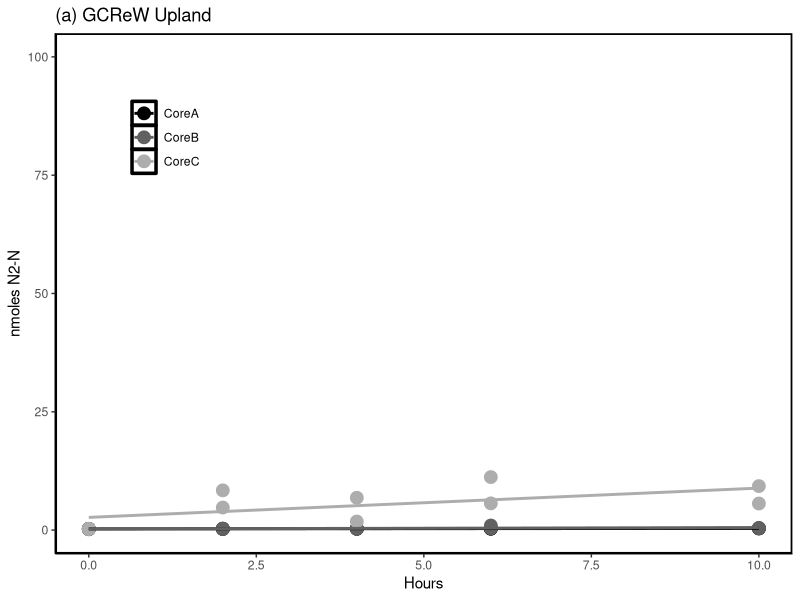
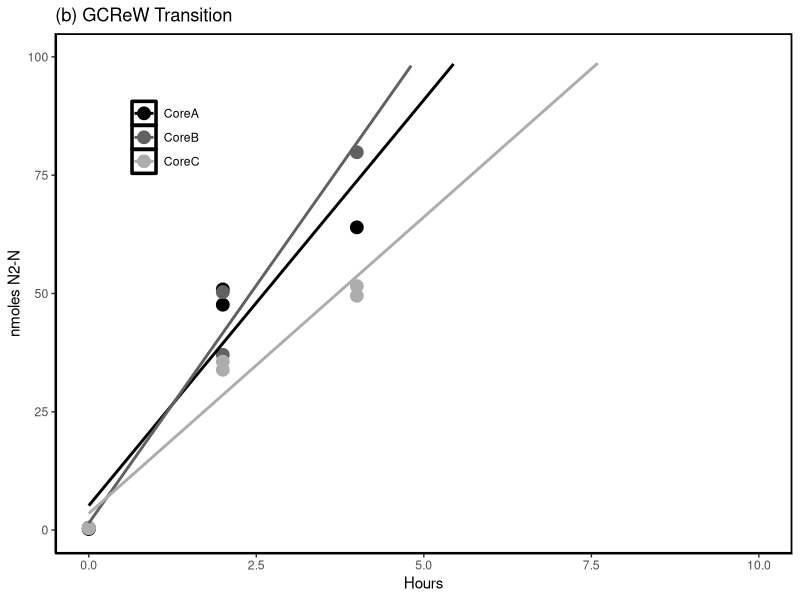
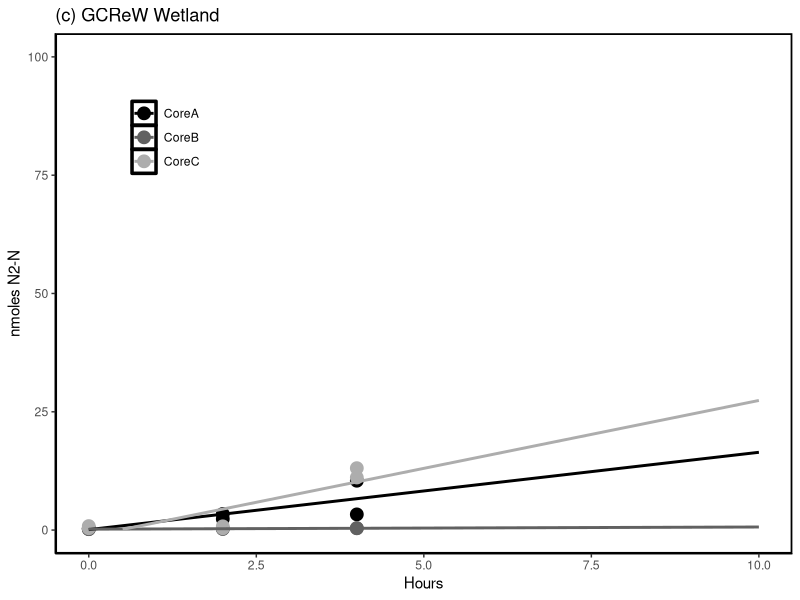
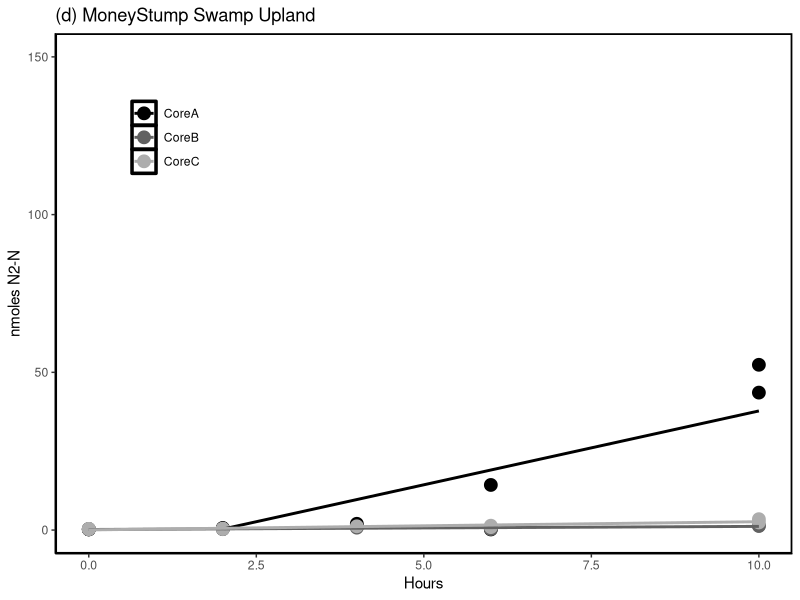
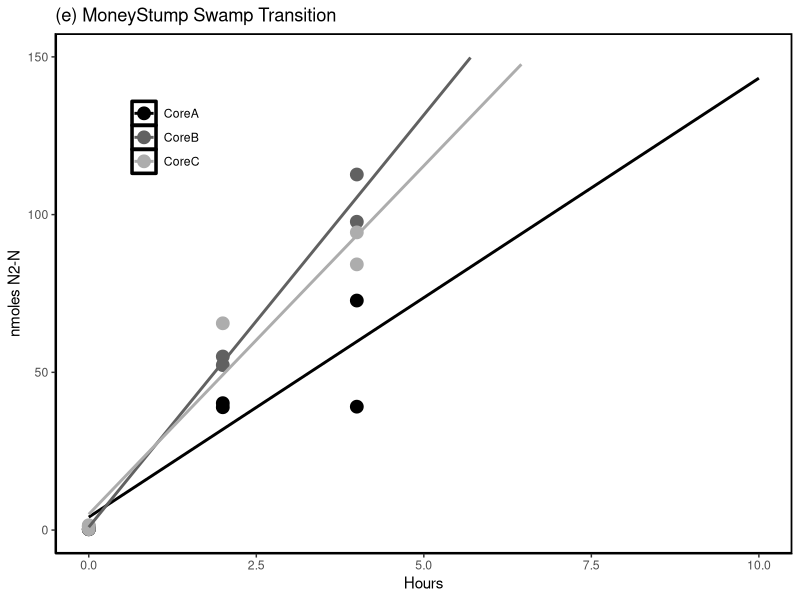
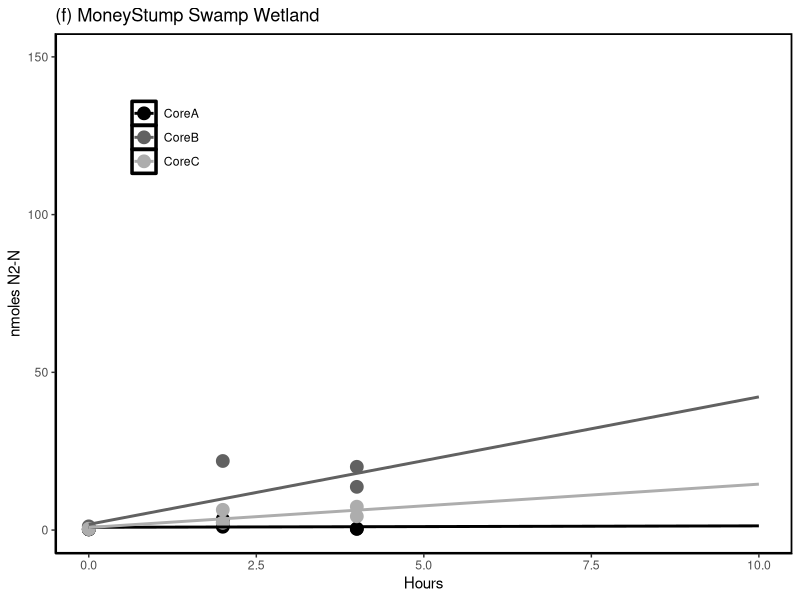
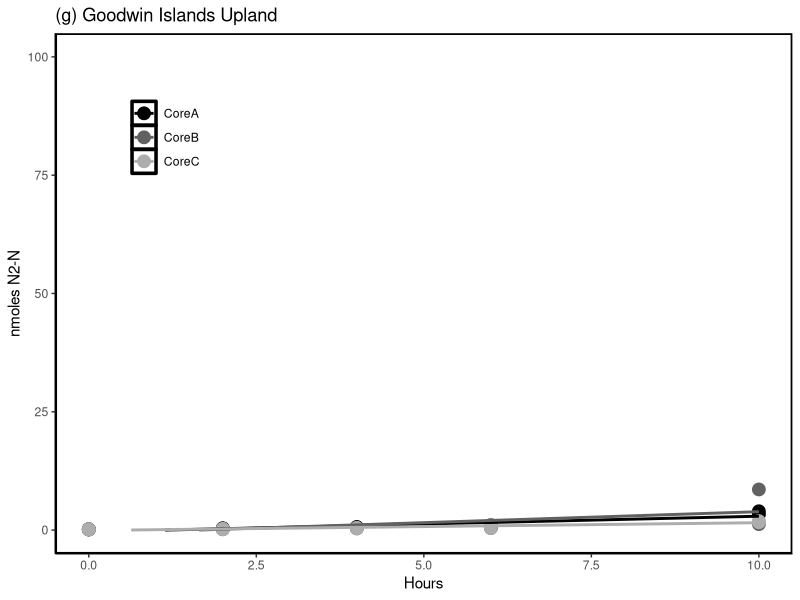
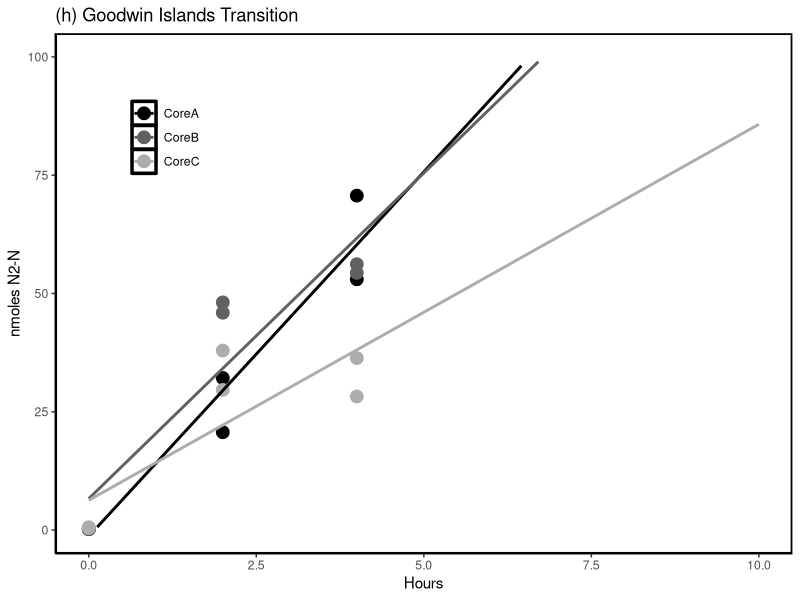

R code for these plots, in order:
##################################
################## INFO #######################
####### COMPASS Synoptic CB 
####### Nitrogen Experiment 2022
####### Rate Calculation & Data Visualization
####### Stephanie J. Wilson 
####### Edited: 10-04-2022
##############################################


############### SET UP #######################
#packages
library(ggplot2)
library(data.table)
library(tidyr)
library(dplyr)
library(ggpubr)
library(car)

#set wd for data read in 
setwd("S:/Biogeochemistry/People/Wilson (Steph)/Compass N Cycle Experiment/Full Incub. Experiment/Data/IRMS Data/Processed Data")

#read in data
dat <- read.csv("COMPASS_NExpt_N2_Data_Final.csv")
head(dat)

#reset wd for figure & file outputs 
setwd("S:/Biogeochemistry/People/Wilson (Steph)/Compass N Cycle Experiment/Full Incub. Experiment/Data/IRMS Data/Rates & Figures")

compass_coolors1 <- c("#777469","#CFB863", "#3B5D32") 
compass_coolors2 <- c("#4D4847","#1C3738", "#000F08") 
compass_coolors2a <- c("#000F08","#1C3738", "#8BAAAD") 
compass_coolors2b <- c("#00562E","#3A7173", "#9BB6B8") 
compass_coolors3 <- c("#020402","#B3B752", "#2C3F27") 

##############################################

######### Sample dataframe set up ############

#change column names 
colnames(dat) <- c('ID', 'Hours','N2_29','N2_30', "d15N")
head(dat)

dat$ID <- as.character(dat$ID)

#make new sample id columns from the ID 
dat1 <- dat %>% separate(ID, 
                c("Site", "Zone","Replicate", "Time_Point", "Analytical_Rep"))

head(dat1)

dat1$N2N = (dat$N2_29 + (2  *dat$N2_30))
head(dat1)

##############################################

######### Subset by site & zones #############

#Subset out GCrew Samples: 
G1 <- subset(dat1, Site=="Gcrew")
head(G1)

G1UP <- subset(G1, Zone=="UP")
G1TR <- subset(G1, Zone=="TR")
G1WC <- subset(G1, Zone=="WC")

#Subset out MSM Samples: 
M1 <- subset(dat1, Site=="MSM")
head(M1)

M1UP <- subset(M1, Zone=="UP")
M1TR <- subset(M1, Zone=="TR")
M1WC <- subset(M1, Zone=="WC")

#Subset out GWI Samples: 
GW1 <- subset(dat1, Site=="GWI")
head(GW1)

GW1UP <- subset(GW1, Zone=="UP")
GW1TR <- subset(GW1, Zone=="TR")
GW1WC <- subset(GW1, Zone=="WC")

#Subset out GCrew Samples: 
S1 <- subset(dat1, Site=="SWH")
head(S1)

S1UP <- subset(S1, Zone=="UP")
S1TR <- subset(S1, Zone=="TR")
S1WC <- subset(S1, Zone=="WC")
##############################################

####### Plot N2 over time & calc rates: GCREW #######
#GCrew N2 Production Figures 
Pg1up <- ggplot(G1UP, aes(x=Hours, y=N2N, col=Replicate)) +
  geom_point(size=4) + 
  ylab("nmoles N2-N") +
  ggtitle("(a) GCReW Upland") +
  theme_classic() + 
  theme(panel.background = element_rect(colour = "black", size=1.2, fill=NA), 
        legend.position = c(0.15, 0.8), 
        legend.title= element_blank()) +
 # theme(plot.title = element_text(margin = margin(t = 10, b = -20))) + 
  ylim(0,100) +
  scale_color_manual(values=c("black",'gray38','gray68'))+
  geom_smooth(method=lm, se=FALSE, fullrange=TRUE)
Pg1up

Pg1tr <- ggplot(G1TR, aes(x=Hours, y=N2N, col=Replicate)) +
  geom_point(size=4) + 
  ylab("nmoles N2-N") + 
  ggtitle("(b) GCReW Transition") +
  theme_classic() + 
  theme(panel.background = element_rect(colour = "black", size=1.2, fill=NA), 
        legend.position = c(0.15, 0.8), 
        legend.title= element_blank()) +  
  ylim(0,100) +
  xlim(0,10) + 
  scale_color_manual(values=c("black",'gray38','gray68'))+
  geom_smooth(method=lm, se=FALSE, fullrange=TRUE)
Pg1tr

Pg1wc <- ggplot(G1WC, aes(x=Hours, y=N2N, col=Replicate)) +
  geom_point(size=4) + 
  ylab("nmoles N2-N") + 
  ggtitle("(c) GCReW Wetland") +
  theme_classic() + 
  theme(panel.background = element_rect(colour = "black", size=1.2, fill=NA), 
        legend.position = c(0.15, 0.8), 
        legend.title= element_blank()) +  
  ylim(0,100) +
  xlim(0,10) +
  scale_color_manual(values=c("black",'gray38','gray68'))+
  geom_smooth(method=lm, se=FALSE, fullrange=TRUE)
Pg1wc

#plot all three figures in a line
GcrewRaw <- ggarrange(Pg1up, Pg1tr, Pg1wc, ncol=3, nrow=1)

pdf("GCrew_Raw_N2N_overtime.pdf", width=12,height=4)
GcrewRaw
dev.off()

#Now calculate GCrew Lm for slope of these three lines 
G1TRa <- subset(G1TR, Replicate=="CoreA")
G1TRb <- subset(G1TR, Replicate=="CoreB")
G1TRc <- subset(G1TR, Replicate=="CoreC")

G1UPa <- subset(G1UP, Replicate=="CoreA")
G1UPb <- subset(G1UP, Replicate=="CoreB")
G1UPc <- subset(G1UP, Replicate=="CoreC")

G1WCa <- subset(G1WC, Replicate=="CoreA")
G1WCb <- subset(G1WC, Replicate=="CoreB")
G1WCc <- subset(G1WC, Replicate=="CoreC")

lmGTRa <- lm(N2N ~ Hours, data=G1TRa)
lmGTRb <- lm(N2N ~ Hours, data=G1TRb)
lmGTRc <- lm(N2N ~ Hours, data=G1TRc)

lmGUPa <- lm(N2N ~ Hours, data=G1UPa)
lmGUPb <- lm(N2N ~ Hours, data=G1UPb)
lmGUPc <- lm(N2N ~ Hours, data=G1UPc)

lmGWCa <- lm(N2N ~ Hours, data=G1WCa)
lmGWCb <- lm(N2N ~ Hours, data=G1WCb)
lmGWCc <- lm(N2N ~ Hours, data=G1WCc)

#extract slopes: 
Gslopes <- as.data.frame(c(summary(lmGTRa)$coefficients[2,1], 
                           summary(lmGTRb)$coefficients[2,1],
                           summary(lmGTRc)$coefficients[2,1], 
                           summary(lmGUPa)$coefficients[2,1], 
                           summary(lmGUPb)$coefficients[2,1],
                           summary(lmGUPc)$coefficients[2,1], 
                           summary(lmGWCa)$coefficients[2,1], 
                           summary(lmGWCb)$coefficients[2,1],
                           summary(lmGWCc)$coefficients[2,1]))
colnames(Gslopes) <- c('N2_Rate_g_hr')
head(Gslopes)



########################################################

####### Plot N2 over time & calc rates: MSM #######
#GCrew N2 Production Figures 
Pm1up <- ggplot(M1UP, aes(x=Hours, y=N2N, col=Replicate)) +
  geom_point(size=4) + 
  ylab("nmoles N2-N") +
  ggtitle("(d) MoneyStump Swamp Upland") +
  theme_classic() + 
  theme(panel.background = element_rect(colour = "black", size=1.2, fill=NA), 
        legend.position = c(0.15, 0.8), 
        legend.title= element_blank()) +
  # theme(plot.title = element_text(margin = margin(t = 10, b = -20))) + 
  ylim(0,150) +
  scale_color_manual(values=c("black",'gray38','gray68'))+
  geom_smooth(method=lm, se=FALSE, fullrange=TRUE)
Pm1up

Pm1tr <- ggplot(M1TR, aes(x=Hours, y=N2N, col=Replicate)) +
  geom_point(size=4) + 
  ylab("nmoles N2-N") + 
  ggtitle("(e) MoneyStump Swamp Transition") +
  theme_classic() + 
  theme(panel.background = element_rect(colour = "black", size=1.2, fill=NA), 
        legend.position = c(0.15, 0.8), 
        legend.title= element_blank()) +  
  ylim(0,150) +
  xlim(0,10) + 
  scale_color_manual(values=c("black",'gray38','gray68'))+
  geom_smooth(method=lm, se=FALSE, fullrange=TRUE)
Pm1tr

Pm1wc <- ggplot(M1WC, aes(x=Hours, y=N2N, col=Replicate)) +
  geom_point(size=4) + 
  ylab("nmoles N2-N") + 
  ggtitle("(f) MoneyStump Swamp Wetland") +
  theme_classic() + 
  theme(panel.background = element_rect(colour = "black", size=1.2, fill=NA), 
        legend.position = c(0.15, 0.8), 
        legend.title= element_blank()) +  
  ylim(0,150) +
  xlim(0,10) +
  scale_color_manual(values=c("black",'gray38','gray68'))+
  geom_smooth(method=lm, se=FALSE, fullrange=TRUE)
Pm1wc

#plot all three figures in a line
MSMRaw <- ggarrange(Pm1up, Pm1tr, Pm1wc, ncol=3, nrow=1)

pdf("MSM_Raw_N2N_overtime.pdf", width=12,height=4)
MSMRaw
dev.off()

#Now calculate GCrew Lm for slope of these three lines 
M1UPa <- subset(M1UP, Replicate=="CoreA")
M1UPb <- subset(M1UP, Replicate=="CoreB")
M1UPc <- subset(M1UP, Replicate=="CoreC")

M1TRa <- subset(M1TR, Replicate=="CoreA")
M1TRb <- subset(M1TR, Replicate=="CoreB")
M1TRc <- subset(M1TR, Replicate=="CoreC")

M1WCa <- subset(M1WC, Replicate=="CoreA")
M1WCb <- subset(M1WC, Replicate=="CoreB")
M1WCc <- subset(M1WC, Replicate=="CoreC")

lmMUPa <- lm(N2N ~ Hours, data=M1UPa)
lmMUPb <- lm(N2N ~ Hours, data=M1UPb)
lmMUPc <- lm(N2N ~ Hours, data=M1UPc)

lmMTRa <- lm(N2N ~ Hours, data=M1TRa)
lmMTRb <- lm(N2N ~ Hours, data=M1TRb)
lmMTRc <- lm(N2N ~ Hours, data=M1TRc)

lmMWCa <- lm(N2N ~ Hours, data=M1WCa)
lmMWCb <- lm(N2N ~ Hours, data=M1WCb)
lmMWCc <- lm(N2N ~ Hours, data=M1WCc)

#extract slopes: 
Mslopes <- as.data.frame(c(summary(lmMTRa)$coefficients[2,1], 
                           summary(lmMTRb)$coefficients[2,1],
                           summary(lmMTRc)$coefficients[2,1], 
                           summary(lmMUPa)$coefficients[2,1], 
                           summary(lmMUPb)$coefficients[2,1],
                           summary(lmMUPc)$coefficients[2,1], 
                           summary(lmMWCa)$coefficients[2,1], 
                           summary(lmMWCb)$coefficients[2,1],
                           summary(lmMWCc)$coefficients[2,1]))
colnames(Mslopes) <- c('N2_Rate_g_hr')
head(Mslopes)

########################################################

####### Plot N2 over time & calc rates: GWI #######
#GCrew N2 Production Figures 
Pgw1up <- ggplot(GW1UP, aes(x=Hours, y=N2N, col=Replicate)) +
  geom_point(size=4) + 
  ylab("nmoles N2-N") +
  ggtitle("(g) Goodwin Islands Upland") +
  theme_classic() + 
  theme(panel.background = element_rect(colour = "black", size=1.2, fill=NA), 
        legend.position = c(0.15, 0.8), 
        legend.title= element_blank()) +
  # theme(plot.title = element_text(margin = margin(t = 10, b = -20))) + 
  ylim(0,100) +
  scale_color_manual(values=c("black",'gray38','gray68'))+
  geom_smooth(method=lm, se=FALSE, fullrange=TRUE)
Pgw1up

Pgw1tr <- ggplot(GW1TR, aes(x=Hours, y=N2N, col=Replicate)) +
  geom_point(size=4) + 
  ylab("nmoles N2-N") + 
  ggtitle("(h) Goodwin Islands Transition") +
  theme_classic() + 
  theme(panel.background = element_rect(colour = "black", size=1.2, fill=NA), 
        legend.position = c(0.15, 0.8), 
        legend.title= element_blank()) +  
  ylim(0,100) +
  xlim(0,10) + 
  scale_color_manual(values=c("black",'gray38','gray68'))+
  geom_smooth(method=lm, se=FALSE, fullrange=TRUE)
Pgw1tr

Pgw1wc <- ggplot(GW1WC, aes(x=Hours, y=N2N, col=Replicate)) +
  geom_point(size=4) + 
  ylab("nmoles N2-N") + 
  ggtitle("(i) Goodwin Islands Wetland") +
  theme_classic() + 
  theme(panel.background = element_rect(colour = "black", size=1.2, fill=NA), 
        legend.position = c(0.15, 0.8), 
        legend.title= element_blank()) +  
  ylim(0,100) +
  xlim(0,10) +
  scale_color_manual(values=c("black",'gray38','gray68'))+
  geom_smooth(method=lm, se=FALSE, fullrange=TRUE)
Pgw1wc

#plot all three figures in a line
GWIRaw <- ggarrange(Pgw1up, Pgw1tr, Pgw1wc, ncol=3, nrow=1)

pdf("GWI_Raw_N2N_overtime.pdf", width=12,height=4)
GWIRaw
dev.off()

#Now calculate GWI Lm for slope of these three lines 
Gw1UPa <- subset(GW1UP, Replicate=="CoreA")
Gw1UPb <- subset(GW1UP, Replicate=="CoreB")
Gw1UPc <- subset(GW1UP, Replicate=="CoreC")

Gw1TRa <- subset(GW1TR, Replicate=="CoreA")
Gw1TRb <- subset(GW1TR, Replicate=="CoreB")
Gw1TRc <- subset(GW1TR, Replicate=="CoreC")

Gw1WCa <- subset(GW1WC, Replicate=="CoreA")
Gw1WCb <- subset(GW1WC, Replicate=="CoreB")
Gw1WCc <- subset(GW1WC, Replicate=="CoreC")

lmGwUPa <- lm(N2N ~ Hours, data=Gw1UPa)
lmGwUPb <- lm(N2N ~ Hours, data=Gw1UPb)
lmGwUPc <- lm(N2N ~ Hours, data=Gw1UPc)

lmGwTRa <- lm(N2N ~ Hours, data=Gw1TRa)
lmGwTRb <- lm(N2N ~ Hours, data=Gw1TRb)
lmGwTRc <- lm(N2N ~ Hours, data=Gw1TRc)

lmGwWCa <- lm(N2N ~ Hours, data=Gw1WCa)
lmGwWCb <- lm(N2N ~ Hours, data=Gw1WCb)
lmGwWCc <- lm(N2N ~ Hours, data=Gw1WCc)

#extract slopes: 
Gwslopes <- as.data.frame(c(summary(lmGwTRa)$coefficients[2,1], 
                            summary(lmGwTRb)$coefficients[2,1],
                            summary(lmGwTRc)$coefficients[2,1],
                            summary(lmGwUPa)$coefficients[2,1], 
                           summary(lmGwUPb)$coefficients[2,1],
                           summary(lmGwUPc)$coefficients[2,1], 
                           summary(lmGwWCa)$coefficients[2,1], 
                           summary(lmGwWCb)$coefficients[2,1],
                           summary(lmGwWCc)$coefficients[2,1]))
colnames(Gwslopes) <- c('N2_Rate_g_hr')
head(Gwslopes)

########################################################

####### Plot N2 over time & calc rates: SWH #######
#GCrew N2 Production Figures 
Ps1up <- ggplot(S1UP, aes(x=Hours, y=N2N, col=Replicate)) +
  geom_point(size=4) + 
  ylab("nmoles N2-N") +
  ggtitle("(j) Sweet Hall Marsh Upland") +
  theme_classic() + 
  theme(panel.background = element_rect(colour = "black", size=1.2, fill=NA), 
        legend.position = c(0.15, 0.8), 
        legend.title= element_blank()) +
  # theme(plot.title = element_text(margin = margin(t = 10, b = -20))) + 
  ylim(0,100) +
  scale_color_manual(values=c("black",'gray38','gray68'))+
  geom_smooth(method=lm, se=FALSE, fullrange=TRUE)
Ps1up

Ps1tr <- ggplot(S1TR, aes(x=Hours, y=N2N, col=Replicate)) +
  geom_point(size=4) + 
  ylab("nmoles N2-N") + 
  ggtitle("(k) Sweet Hall Marsh Transition") +
  theme_classic() + 
  theme(panel.background = element_rect(colour = "black", size=1.2, fill=NA), 
        legend.position = c(0.15, 0.8), 
        legend.title= element_blank()) +  
  ylim(0,100) +
  xlim(0,10) + 
  scale_color_manual(values=c("black",'gray38','gray68'))+
  geom_smooth(method=lm, se=FALSE, fullrange=TRUE)
Ps1tr

Ps1wc <- ggplot(S1WC, aes(x=Hours, y=N2N, col=Replicate)) +
  geom_point(size=4) + 
  ylab("nmoles N2-N") + 
  ggtitle("(l) Sweet Hall Marsh Wetland") +
  theme_classic() + 
  theme(panel.background = element_rect(colour = "black", size=1.2, fill=NA), 
        legend.position = c(0.15, 0.8), 
        legend.title= element_blank()) +  
  ylim(0,100) +
  xlim(0,10) +
  scale_color_manual(values=c("black",'gray38','gray68'))+
  geom_smooth(method=lm, se=FALSE, fullrange=TRUE)
Ps1wc

#plot all three figures in a line
SWHRaw <- ggarrange(Ps1up, Ps1tr, Ps1wc, ncol=3, nrow=1)

pdf("SWH_Raw_N2N_overtime.pdf", width=12,height=4)
SWHRaw
dev.off()

#Now calculate GCrew Lm for slope of these three lines 
S1UPa <- subset(S1UP, Replicate=="CoreA")
S1UPb <- subset(S1UP, Replicate=="CoreB")
S1UPc <- subset(S1UP, Replicate=="CoreC")

S1TRa <- subset(S1TR, Replicate=="CoreA")
S1TRb <- subset(S1TR, Replicate=="CoreB")
S1TRc <- subset(S1TR, Replicate=="CoreC")

S1WCa <- subset(S1WC, Replicate=="CoreA")
S1WCb <- subset(S1WC, Replicate=="CoreB")
S1WCc <- subset(S1WC, Replicate=="CoreC")

lmSUPa <- lm(N2N ~ Hours, data=S1UPa)
lmSUPb <- lm(N2N ~ Hours, data=S1UPb)
lmSUPc <- lm(N2N ~ Hours, data=S1UPc)

lmSTRa <- lm(N2N ~ Hours, data=S1TRa)
lmSTRb <- lm(N2N ~ Hours, data=S1TRb)
lmSTRc <- lm(N2N ~ Hours, data=S1TRc)

lmSWCa <- lm(N2N ~ Hours, data=S1WCa)
lmSWCb <- lm(N2N ~ Hours, data=S1WCb)
lmSWCc <- lm(N2N ~ Hours, data=S1WCc)

#extract slopes: 
Sslopes <- as.data.frame(c(summary(lmSTRa)$coefficients[2,1], 
                           summary(lmSTRb)$coefficients[2,1],
                           summary(lmSTRc)$coefficients[2,1], 
                           summary(lmSUPa)$coefficients[2,1], 
                           summary(lmSUPb)$coefficients[2,1],
                           summary(lmSUPc)$coefficients[2,1], 
                           summary(lmSWCa)$coefficients[2,1], 
                           summary(lmSWCb)$coefficients[2,1],
                           summary(lmSWCc)$coefficients[2,1]))
colnames(Sslopes) <- c('N2_Rate_g_hr')
head(Sslopes)

########################################################

############ Plot all N2-N overtime in one graph ########################

#plot all three figures in a line
N2RatesRaw <- ggarrange(Pg1up, Pg1tr, Pg1wc, Pm1up, Pm1tr, Pm1wc,
                      Pgw1up, Pgw1tr, Pgw1wc, Ps1up, Ps1tr, Ps1wc,
                      ncol=3, nrow=4, common.legend = TRUE, legend="bottom")

pdf("Raw_N2N_overtime.pdf", width=10,height=12)
N2RatesRaw
dev.off()

############################################################

################ Make new data frame ######################
Gavg <- G1 %>% 
  group_by(Site, Zone, Replicate) %>% 
  summarise(mean = mean(N2N, na.rm=TRUE))
head(Gavg)

GRates <- as.data.frame(cbind(Gavg$Site, Gavg$Zone, Gavg$Replicate, Gslopes$N2_Rate_g_hr))
colnames(GRates) <- c("Site", "Zone", "Replicate", 'N2_Rate_g_hr')
GRates$N2_Rate_g_hr <- as.numeric(GRates$N2_Rate_g_hr)
head(GRates)

Mavg <- M1 %>% 
  group_by(Site, Zone, Replicate) %>% 
  summarise(mean = mean(N2N, na.rm=TRUE))
head(Mavg)

MRates <- as.data.frame(cbind(Mavg$Site, Mavg$Zone, Mavg$Replicate, Mslopes$N2_Rate_g_hr))
colnames(MRates) <- c("Site", "Zone", "Replicate", 'N2_Rate_g_hr')
MRates$N2_Rate_g_hr <- as.numeric(MRates$N2_Rate_g_hr)
head(MRates)

GWavg <- GW1 %>% 
  group_by(Site, Zone, Replicate) %>% 
  summarise(mean = mean(N2N, na.rm=TRUE))
head(GWavg)

GWRates <- as.data.frame(cbind(GWavg$Site, GWavg$Zone, GWavg$Replicate, Gwslopes$N2_Rate_g_hr))
colnames(GWRates) <- c("Site", "Zone", "Replicate", 'N2_Rate_g_hr')
GWRates$N2_Rate_g_hr <- as.numeric(GWRates$N2_Rate_g_hr)
head(GWRates)

Savg <- S1 %>% 
  group_by(Site, Zone, Replicate) %>% 
  summarise(mean = mean(N2N, na.rm=TRUE))
head(Savg)

SRates <- as.data.frame(cbind(Savg$Site, Savg$Zone, Savg$Replicate, Sslopes$N2_Rate_g_hr))
colnames(SRates) <- c("Site", "Zone", "Replicate", 'N2_Rate_g_hr')
SRates$N2_Rate_g_hr <- as.numeric(SRates$N2_Rate_g_hr)
head(SRates)

Rates <- as.data.frame(rbind(GRates, MRates, GWRates, SRates))
head(Rates)

Rates$N2_Rate_g_hr <- as.numeric(Rates$N2_Rate_g_hr)

write.csv(Rates, file="DNF_Rates_RCalc.csv")

#############################################

############### Check Data Normality & Variances ##################
hist(Rates$N2_Rate_g_hr)    

Rates$LogN2 <- log(Rates$N2_Rate_g_hr)
hist(Rates$LogN2)

Rates$sqrt <- sqrt(Rates$N2_Rate_g_hr)
hist(Rates$sqrt)


### Try without log adjust 
qqnorm(Rates$N2_Rate_g_hr) #the data can be negative technically so they can be normal 
qqline(Rates$N2_Rate_g_hr)

library(ggpubr)
ggqqplot(Rates$N2_Rate_g_hr)

shapiro.test(Rates$N2_Rate_g_hr) #pval less than 0.5 so not normal 

ks.test(Rates$N2_Rate_g_hr, "pnorm") #pval is less than 0.5 so the data are not normal 

#All 
#do a variance test to check homogeneity of variance 
bartlett.test(N2_Rate_g_hr ~ Zone, data = Rates)               # p=0.2363
# Levene's test with one independent variable
leveneTest(N2_Rate_g_hr ~ Zone, data = Rates)                 #  p=0.4497

#GCReW
#do a variance test to check homogeneity of variance 
bartlett.test(N2_Rate_g_hr ~ Zone, data = GRates)               # p=0.0151
# Levene's test with one independent variable
leveneTest(N2_Rate_g_hr ~ Zone, data = GRates)                 #  p=0.1622

#MSM
#do a variance test to check homogeneity of variance 
bartlett.test(N2_Rate_g_hr ~ Zone, data = MRates)        # p=0.3105
# Levene's test with one independent variable
leveneTest(N2_Rate_g_hr ~ Zone, data = MRates)          #  p=0.4738

#GWI 
#do a variance test to check homogeneity of variance 
bartlett.test(N2_Rate_g_hr ~ Zone, data = GWRates)             # p=0.01284
# Levene's test with one independent variable
leveneTest(N2_Rate_g_hr ~ Zone, data = GWRates)               # p=0.5543

#SWH
#do a variance test to check homogeneity of variance 
bartlett.test(N2_Rate_g_hr ~ Zone, data = SRates)            # p=0.0293
# Levene's test with one independent variable
leveneTest(N2_Rate_g_hr ~ Zone, data = SRates)               # p=0.4334




########## check with log transformed data  ############
qqnorm(Rates$LogN2) #technically the data cannot be zero so they are log normal
qqline(Rates$LogN2)

library("ggpubr")
ggqqplot(Rates$LogN2)
ggdensity(Rates$LogN2, 
          main = "Density plot of Denitrification Rates",
          xlab = "Denitrification Rate")

#GCReW
GRates$LogN2 <- log(GRates$N2_Rate_g_hr)
#do a variance test to check homogeneity of variance 
bartlett.test(LogN2 ~ Zone, data = GRates)               # p=0.1085
# Levene's test with one independent variable
leveneTest(LogN2 ~ Zone, data = GRates)                 #  p=0.5892

#MSM
MRates$LogN2 <- log(MRates$N2_Rate_g_hr)
#do a variance test to check homogeneity of variance 
bartlett.test(LogN2 ~ Zone, data = MRates)        # p=0.1151
# Levene's test with one independent variable
leveneTest(LogN2 ~ Zone, data = MRates)          #  p=0.4863

#GWI 
GWRates$LogN2 <- log(GWRates$N2_Rate_g_hr)
#do a variance test to check homogeneity of variance 
bartlett.test(LogN2 ~ Zone, data = GWRates)             # p=0.5727
# Levene's test with one independent variable
leveneTest(LogN2 ~ Zone, data = GWRates)               # p=0.6806

#SWH
SRates$LogN2 <- log(SRates$N2_Rate_g_hr)
#do a variance test to check homogeneity of variance 
bartlett.test(LogN2 ~ Zone, data = SRates)            # p=0.009387
# Levene's test with one independent variable
leveneTest(LogN2 ~ Zone, data = SRates)               # p=0.3488

#######################################################

### I think we need to do a kruskal wallace test for non-parametric data 
# because the rate data are not normal 

############### ANOVA to test Zone with non transformed data ####################

#All data 
#kruskal wallis test on non-parametric data
kruskal.test(N2_Rate_g_hr ~ Zone, data = Rates)     # pval = 0.0001653 significant 

pairwise.wilcox.test(Rates$N2_Rate_g_hr, Rates$Zone,
                     p.adjust.method = "BH")


#GCrew
Gres <- aov(N2_Rate_g_hr ~ Zone, data = GRates)
summary(Gres)                                         # Zone: p=0.0011
TukeyHSD(Gres)                                        # UP-TR Sig; WC-TR Sig; WC-UP not
tukey.plot.test<-TukeyHSD(Gres)
plot(tukey.plot.test, las = 1)

#kruskal wallis test on non-parametric data
kruskal.test(N2_Rate_g_hr ~ Zone, data = GRates)     # pval = 0.03899 significant 

pairwise.wilcox.test(GRates$N2_Rate_g_hr, GRates$Zone,
                     p.adjust.method = "BH")

#MSM
Mres <- aov(N2_Rate_g_hr ~ Zone, data = MRates)
summary(Mres)                                         # Zone: p=0.00178
TukeyHSD(Mres)                                        # UP-TR Sig; WC-TR Sig; WC-UP not
tukey.plot.test<-TukeyHSD(Gres)
plot(tukey.plot.test, las = 1)

#kruskal wallis test on non-parametric data
kruskal.test(N2_Rate_g_hr ~ Zone, data = MRates)     # pval = 0.06646 not significant 

pairwise.wilcox.test(MRates$N2_Rate_g_hr, MRates$Zone,
                     p.adjust.method = "BH")

#GWI
GWres <- aov(N2_Rate_g_hr ~ Zone, data = GWRates)
summary(GWres)                                         # Zone: p=0.00199
TukeyHSD(GWres)                                        # UP-TR Sig; WC-TR NOT; WC-UP sig
tukey.plot.test<-TukeyHSD(GWres)
plot(tukey.plot.test, las = 1)

#kruskal wallis test on non-parametric data
kruskal.test(N2_Rate_g_hr ~ Zone, data = GWRates)     # pval = 0.05091 not significant 

pairwise.wilcox.test(GWRates$N2_Rate_g_hr, GWRates$Zone,
                     p.adjust.method = "BH")

#SWH
Sres <- aov(N2_Rate_g_hr ~ Zone, data = SRates)
summary(Sres)                                         # Zone: p=0.0189
TukeyHSD(Sres)                                        # UP-TR Not; WC-TR Sig; WC-UP not
tukey.plot.test<-TukeyHSD(Sres)
plot(tukey.plot.test, las = 1)

#kruskal wallis test on non-parametric data
kruskal.test(N2_Rate_g_hr ~ Zone, data = SRates)     # pval = 0.02732  significant 

pairwise.wilcox.test(SRates$N2_Rate_g_hr, SRates$Zone,
                     p.adjust.method = "BH")


######################################################

############### ANOVA to test Zone with log transformed data ####################

#GCrew
Gres <- aov(LogN2 ~ Zone, data = GRates)
summary(Gres)                                         # Zone: p=0.0222
TukeyHSD(Gres)                                        # UP-TR Sig; WC-TR not; WC-UP not
tukey.plot.test<-TukeyHSD(Gres)
plot(tukey.plot.test, las = 1)

#kruskal wallis test on non-parametric data
kruskal.test(LogN2 ~ Zone, data = GRates)

#MSM
Mres <- aov(LogN2 ~ Zone, data = MRates)
summary(Mres)                                         # Zone: p=0.0786
TukeyHSD(Mres)                                        # UP-TR not; WC-TR not; WC-UP not
tukey.plot.test<-TukeyHSD(Gres)
plot(tukey.plot.test, las = 1)

#GWI
GWres <- aov(LogN2 ~ Zone, data = GWRates)
summary(GWres)                                         # Zone: p=2.56 x10-5
TukeyHSD(GWres)                                        # UP-TR Sig; WC-TR NOT; WC-UP sig
tukey.plot.test<-TukeyHSD(GWres)
plot(tukey.plot.test, las = 1)

#SWH
Sres <- aov(LogN2 ~ Zone, data = SRates)
summary(Sres)                                         # Zone: p=0.04
TukeyHSD(Sres)                                        # UP-TR Not; WC-TR Sig; WC-UP not
tukey.plot.test<-TukeyHSD(Sres)
plot(tukey.plot.test, las = 1)


######################################################

################ Summarize Rates ######################
RatesAvg <- Rates %>% 
  group_by(Site, Zone) %>% 
  summarise(mean = as.numeric(mean(N2_Rate_g_hr, na.rm=TRUE)),
            std = sd(N2_Rate_g_hr, na.rm=TRUE), 
            se = as.numeric(std/(sqrt(3))))
RatesAvg <- as.data.frame(RatesAvg)
head(RatesAvg)

RatesAvg$Zone <- factor(RatesAvg$Zone , levels = c("UP", "TR", "WC"))

#######################################################

############### Make individual Bar Plots ################
G2 <- subset(RatesAvg, Site=="Gcrew")
G2$cld <- c("b", "a", "a")
G2$cldy <- G2$mean + G2$se
head(G2)

Gavg <- ggplot(data=G2, aes(x=Zone, y=mean, fill=Zone)) +
  geom_bar(stat="identity", color="black")+
  labs(y=expression("nmoles N"[2]*"-N g"^-1*" h"^-1)) +
  xlab(" ") + 
  ggtitle("(a) GCReW") +
  geom_text(aes(label = cld, y = cldy), vjust = -0.5) +
  annotate("text", x=1.2, y=25, label= "Zone: p-value = 0.001") +
  ylim(0,25)+
  theme_classic() +
  scale_fill_manual(values=compass_coolors2a) + 
  scale_x_discrete(labels=c("Upland", "Transition", "Wetland")) +
  theme(panel.background = element_rect(colour = "black", size=1.2), 
        legend.position = "NONE", 
        legend.title= element_blank(), 
        axis.text=element_text(size=12), 
        axis.title=element_text(size=12)) + 
  geom_errorbar(aes(ymin=mean-se, ymax=mean+se), width=0.05, size=1,
                position=position_dodge(.9))
Gavg


M2 <- subset(RatesAvg, Site=="MSM")
M2$cld <- c("b", "a", "a")
M2$cldy <- M2$mean + M2$se
head(M2)

Mavg <- ggplot(data=M2, aes(x=Zone, y=mean, fill=Zone)) +
  geom_bar(stat="identity", color="black")+
  labs(y=expression("nmoles N"[2]*"-N g"^-1*" h"^-1)) +
  xlab(" ") + 
  ylim(0,25)+
  geom_text(aes(label = cld, y = cldy), vjust = -0.5) +
  annotate("text", x=1.2, y=25, label= "Zone: p-value = 0.002") +
  ggtitle("(b) Money Stump Swamp") +
  theme_classic() +
  scale_fill_manual(values=compass_coolors2a) +
  scale_x_discrete(labels=c("Upland", "Transition", "Wetland")) +
  theme(panel.background = element_rect(colour = "black", size=1.2), 
        legend.position = "NONE",  
        legend.title= element_blank(), 
        axis.text=element_text(size=12), 
        axis.title=element_text(size=12)) + 
  geom_errorbar(aes(ymin=mean-se, ymax=mean+se), width=.05, size=1,
                position=position_dodge(.9))
Mavg

  
GW2 <- subset(RatesAvg, Site=="GWI")
GW2$cld <- c("b", "a", "b")
GW2$cldy <- GW2$mean + GW2$se
head(GW2)

GWavg <- ggplot(data=GW2, aes(x=Zone, y=mean, fill=Zone)) +
  geom_bar(stat="identity", color="black")+
  labs(y=expression("nmoles N"[2]*"-N g"^-1*" h"^-1)) +
  xlab(" ") + 
  ylim(0,25)+
  ggtitle("(c) Goodwin Islands") +
  geom_text(aes(label = cld, y = cldy), vjust = -0.5) +
  annotate("text", x=1.2, y=25, label= "Zone: p-value = 0.002") +
  theme_classic() +
  scale_fill_manual(values=compass_coolors2a) +  
  scale_x_discrete(labels=c("Upland", "Transition", "Wetland")) +
  theme(panel.background = element_rect(colour = "black", size=1.2), 
        legend.position = "NONE", 
        legend.title= element_blank(), 
        axis.text=element_text(size=12), 
        axis.title=element_text(size=12)) + 
  geom_errorbar(aes(ymin=mean-se, ymax=mean+se), width=.05, size=1,
                position=position_dodge(.9))
GWavg

S2 <- subset(RatesAvg, Site=="SWH")
S2$cld <- c("ab", "a", "a")
S2$cldy <- S2$mean + S2$se
head(S2)

Savg <- ggplot(data=S2, aes(x=Zone, y=mean, fill=Zone)) +
  geom_bar(stat="identity", color="black")+
  labs(y=expression("nmoles N"[2]*"-N g"^-1*" h"^-1)) +
  xlab(" ") + 
  ylim(0,25)+
  ggtitle("(d) Sweet Hall Marsh") +
  geom_text(aes(label = cld, y = cldy), vjust = -0.5) +
  annotate("text", x=1.2, y=25, label= "Zone: p-value = 0.02") +
  theme_classic() +
  scale_fill_manual(values=compass_coolors2a) +
  scale_x_discrete(labels=c("Upland", "Transition", "Wetland")) +
  theme(panel.background = element_rect(colour = "black", size=1.2), 
        legend.position = "NONE", 
        legend.title= element_blank(), 
        axis.text=element_text(size=12), 
        axis.title=element_text(size=12)) + 
  geom_errorbar(aes(ymin=mean-se, ymax=mean+se), width=.05, size=1,
                position=position_dodge(.9))
Savg


All_Avg <- ggarrange(Gavg, Mavg, GWavg, Savg, ncol=2, nrow=2)

pdf("Avg_DNF_N2N_Rates1.pdf", width=8,height=8)
All_Avg
dev.off()

ggsave(plot = All_Avg, "DNF_20221107.png", h = 8, w = 8, type = "cairo-png")

#########################################################

### boxplots ####
Rates$Zone <- factor(Rates$Zone , levels = c("UP", "TR", "WC"))
Allbox <- ggboxplot(Rates, x = "Zone", y = "N2_Rate_g_hr", 
                  color = "Black", fill="Site") + 
  labs(y=expression("nmoles N"[2]*"-N g"^-1*" h"^-1)) +
  xlab(" ") + 
  ylim(0,25)+
  ggtitle("All DNF") +
  #geom_text(aes(label = cld, y = cldy), vjust = -0.5) +
  annotate("text", x=3, y=25, label= "Zone: p-value = 0.02") +
  theme_classic() +
 # scale_fill_manual(values=compass_coolors2b) +
  scale_x_discrete(labels=c("Upland", "Transition", "Wetland")) +
  theme(panel.background = element_rect(colour = "black", size=1.2), 
        legend.position = "bottom", 
        legend.title= element_blank(), 
        axis.text=element_text(size=12), 
        axis.title=element_text(size=12)) 
Allbox

head(GRates)
GRates$Zone <- factor(GRates$Zone , levels = c("UP", "TR", "WC"))

Gbox <- ggboxplot(GRates, x = "Zone", y = "N2_Rate_g_hr", 
          color = "Black", fill="Zone") + 
          labs(y=expression("nmoles N"[2]*"-N g"^-1*" h"^-1)) +
          xlab(" ") + 
          ylim(0,25)+
          ggtitle("(d) Sweet Hall Marsh") +
          #geom_text(aes(label = cld, y = cldy), vjust = -0.5) +
          annotate("text", x=3, y=25, label= "Zone: p-value = 0.02") +
          theme_classic() +
          scale_fill_manual(values=compass_coolors2b) +
          scale_x_discrete(labels=c("Upland", "Transition", "Wetland")) +
          theme(panel.background = element_rect(colour = "black", size=1.2), 
            legend.position = "NONE", 
            legend.title= element_blank(), 
            axis.text=element_text(size=12), 
            axis.title=element_text(size=12)) 
Gbox

head(MRates)
MRates$Zone <- factor(MRates$Zone , levels = c("UP", "TR", "WC"))

Mbox <- ggboxplot(MRates, x = "Zone", y = "N2_Rate_g_hr", 
                  color = "Black", fill="Zone") + 
  labs(y=expression("nmoles N"[2]*"-N g"^-1*" h"^-1)) +
  xlab(" ") + 
  ylim(0,25)+
  ggtitle("(d) Sweet Hall Marsh") +
  #geom_text(aes(label = cld, y = cldy), vjust = -0.5) +
  annotate("text", x=3, y=25, label= "Zone: p-value = 0.02") +
  theme_classic() +
  scale_fill_manual(values=compass_coolors2b) +
  scale_x_discrete(labels=c("Upland", "Transition", "Wetland")) +
  theme(panel.background = element_rect(colour = "black", size=1.2), 
        legend.position = "NONE", 
        legend.title= element_blank(), 
        axis.text=element_text(size=12), 
        axis.title=element_text(size=12)) 
Mbox





############




#####
